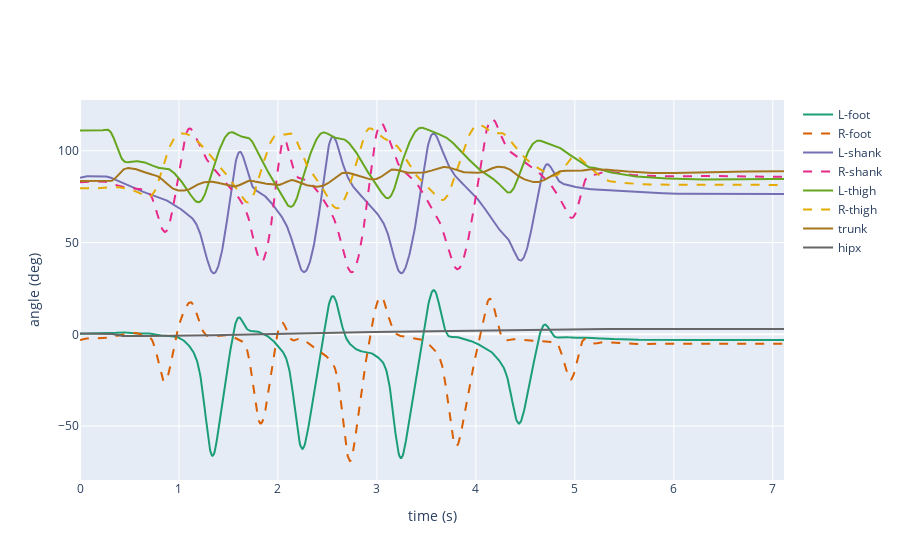

Notebook cell for this chart:
### Code cell
emogis.plot(dataframe = df_filtered, data_type='jnt')

### Figure 1 — Plotly figure (JSON) as saved in the notebook; plotly's stock layout.template omitted (floating-point values rounded to 4 significant figures; data arrays with more than 128 entries replaced by an {"elided": "..."} marker saying what was removed)
{"data": [{"hoverinfo": "x", "line": {"color": "#1b9e77", "width": 2}, "mode": "lines", "name": "L-foot", "text": {"elided": "1068 str values"}, "type": "scatter", "x": {"elided": "1068 float values"}, "y": {"elided": "1068 float values"}}, {"hoverinfo": "x", "line": {"color": "#d95f02", "dash": "dash", "width": 2}, "mode": "lines", "name": "R-foot", "type": "scatter", "x": {"elided": "1068 float values"}, "y": {"elided": "1068 float values"}}, {"hoverinfo": "x", "line": {"color": "#7570b3", "width": 2}, "mode": "lines", "name": "L-shank", "text": {"elided": "1068 str values"}, "type": "scatter", "x": {"elided": "1068 float values"}, "y": {"elided": "1068 float values"}}, {"hoverinfo": "x", "line": {"color": "#e7298a", "dash": "dash", "width": 2}, "mode": "lines", "name": "R-shank", "type": "scatter", "x": {"elided": "1068 float values"}, "y": {"elided": "1068 float values"}}, {"hoverinfo": "x", "line": {"color": "#66a61e", "width": 2}, "mode": "lines", "name": "L-thigh", "text": {"elided": "1068 str values"}, "type": "scatter", "x": {"elided": "1068 float values"}, "y": {"elided": "1068 float values"}}, {"hoverinfo": "x", "line": {"color": "#e6ab02", "dash": "dash", "width": 2}, "mode": "lines", "name": "R-thigh", "type": "scatter", "x": {"elided": "1068 float values"}, "y": {"elided": "1068 float values"}}, {"hoverinfo": "x", "line": {"color": "#a6761d", "width": 2}, "mode": "lines", "name": "trunk", "text": {"elided": "1068 str values"}, "type": "scatter", "x": {"elided": "1068 float values"}, "y": {"elided": "1068 float values"}}, {"hoverinfo": "x", "line": {"color": "#666666", "width": 2}, "mode": "lines", "name": "hipx", "text": {"elided": "1068 str values"}, "type": "scatter", "x": {"elided": "1068 float values"}, "y": {"elided": "1068 float values"}}], "layout": {"xaxis": {"title": {"text": "time (s)"}}, "yaxis": {"title": {"text": "angle (deg)"}}}}
